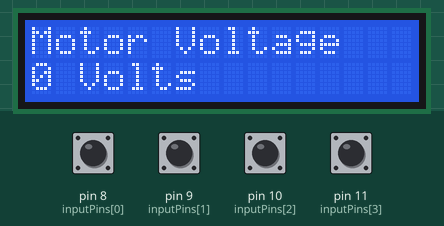
Simulated run of this sketch. Board: Arduino Uno, built with avr-gcc and run on an emulated ATmega328P. Parts: 16×2 character LCD. The test bench sets the inputs (shaded band); at power-on: pin 8 (inputPins[0]), pin 9 (inputPins[1]), pin 10 (inputPins[2]), pin 11 (inputPins[3]) HIGH.

Above: at 1.2 s.
1.3 s: pin 8 (inputPins[0]) pulled LOW for 0.15 s
At 2.6 s:
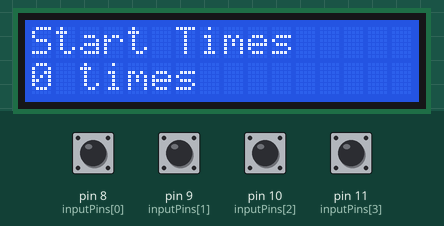
2.9 s: pin 8 (inputPins[0]) pulled LOW for 1 s
At 5.1 s:
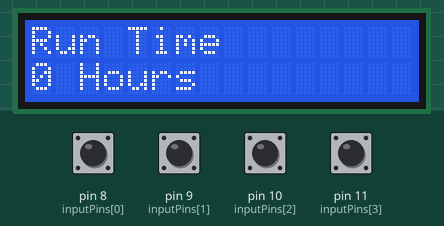
5.4 s: pin 8 (inputPins[0]) pulled LOW for 0.15 s
At 6.0 s:
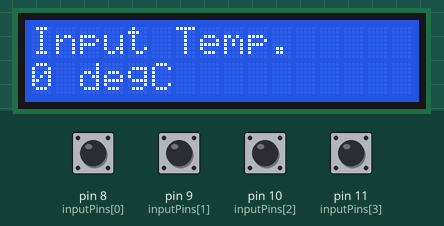
7.0 s: pin 8 (inputPins[0]) pulled LOW for 0.15 s
At 8.3 s:
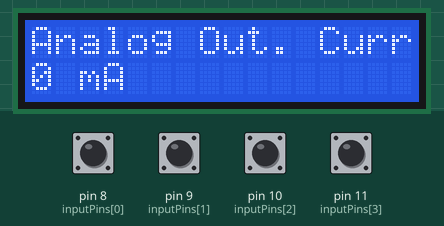
8.6 s: pin 8 (inputPins[0]) pulled LOW for 1 s
At 10.8 s:
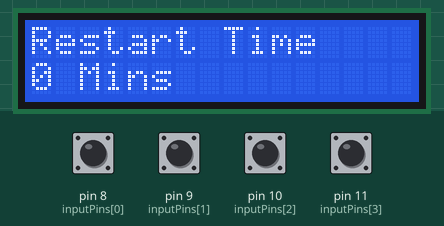
11.1 s: pin 8 (inputPins[0]) pulled LOW for 0.15 s
At 12.7 s:
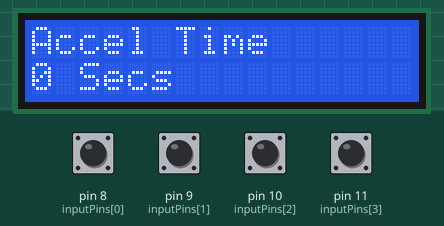
Timing chart, 0 to 13.7 s (numbered marks = the images above; inputs shaded):
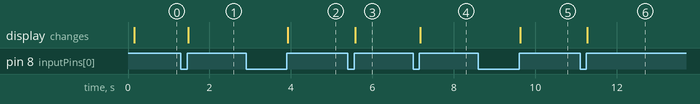

The sketch:

LCD_INTERFACE3.ino
```cpp
#include <Wire.h>
#include <LiquidCrystal_I2C.h>

// Set the LCD address to 0x27 for a 16 chars and 2 line display
LiquidCrystal_I2C lcd(0x27, 16, 2);

//Input & Button Logic
const int numOfInputs = 4;
const int inputPins[numOfInputs] = {8,9,10,11};
int inputState[numOfInputs];
int lastInputState[numOfInputs] = {LOW,LOW,LOW,LOW};
bool inputFlags[numOfInputs] = {LOW,LOW,LOW,LOW};
long lastDebounceTime[numOfInputs] = {0,0,0,0};
long debounceDelay = 5;

//LCD Menu Logic
const int numOfScreens = 10;
int currentScreen = 0;
String screens[numOfScreens][2] = {{"Motor Voltage","Volts"}, {"Motor Current", "Amps"},
{"Motor Rated HP","HP"},{"Overload Temp.","degC"}, {"Accel Time", "Secs"}, {"Restart Time","Mins"},
{"Analog Out. Curr.","mA"},{"Input Temp.","degC"}, {"Run Time", "Hours"}, {"Start Times","times"}};
int parameters[numOfScreens];

void setup() {
  for(int i = 0; i < numOfInputs; i++) {
    pinMode(inputPins[i], INPUT);
    digitalWrite(inputPins[i], HIGH); // pull-up 20k
  }
  //Serial.begin(9600);
  lcd.begin();
}

void loop() {
  setInputFlags();
  resolveInputFlags();
}

void setInputFlags() {
  for(int i = 0; i < numOfInputs; i++) {
    int reading = digitalRead(inputPins[i]);
    if (reading != lastInputState[i]) {
      lastDebounceTime[i] = millis();
    }
    if ((millis() - lastDebounceTime[i]) > debounceDelay) {
      if (reading != inputState[i]) {
        inputState[i] = reading;
        if (inputState[i] == HIGH) {
          inputFlags[i] = HIGH;
        }
      }
    }
    lastInputState[i] = reading;
  }
}

void resolveInputFlags() {
  for(int i = 0; i < numOfInputs; i++) {
    if(inputFlags[i] == HIGH) {
      inputAction(i);
      inputFlags[i] = LOW;
      printScreen();
    }
  }
}

void inputAction(int input) {
  if(input == 0) {
    if (currentScreen == 0) {
      currentScreen = numOfScreens-1;
    }else{
      currentScreen--;
    }
  }else if(input == 1) {
    if (currentScreen == numOfScreens-1) {
      currentScreen = 0;
    }else{
      currentScreen++;
    }
  }else if(input == 2) {
    parameterChange(0);
  }else if(input == 3) {
    parameterChange(1);
  }
}

void parameterChange(int key) {
  if(key == 0) {
    parameters[currentScreen]++;
  }else if(key == 1) {
    parameters[currentScreen]--;
  }
}


void printScreen() {
  lcd.clear();
  lcd.print(screens[currentScreen][0]);
  lcd.setCursor(0,1);
  lcd.print(parameters[currentScreen]);
  lcd.print(" ");
  lcd.print(screens[currentScreen][1]);
  Serial.println(parameters[currentScreen]);
}
```

Measured:
- after the input at 1.3 s, the display: changes after 0.18 s (image 1)
- after the input at 2.9 s, the display: changes after 1.0 s (image 2)
- after the input at 5.4 s, the display: changes after 0.17 s (image 3)
- after the input at 7.0 s, the display: changes after 0.18 s (image 4)
- after the input at 8.6 s, the display: changes after 1.0 s (image 5)
- after the input at 11.1 s, the display: changes after 0.17 s (image 6)
